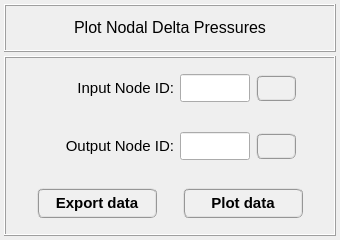
<?xml version="1.0" encoding="UTF-8"?>
<ui version="4.0">
 <class>Dialog</class>
 <widget class="QDialog" name="Dialog">
  <property name="windowModality">
   <enum>Qt::NonModal</enum>
  </property>
  <property name="geometry">
   <rect>
    <x>0</x>
    <y>0</y>
    <width>340</width>
    <height>240</height>
   </rect>
  </property>
  <property name="sizePolicy">
   <sizepolicy hsizetype="Fixed" vsizetype="Expanding">
    <horstretch>0</horstretch>
    <verstretch>0</verstretch>
   </sizepolicy>
  </property>
  <property name="minimumSize">
   <size>
    <width>340</width>
    <height>240</height>
   </size>
  </property>
  <property name="maximumSize">
   <size>
    <width>340</width>
    <height>240</height>
   </size>
  </property>
  <property name="contextMenuPolicy">
   <enum>Qt::DefaultContextMenu</enum>
  </property>
  <property name="windowTitle">
   <string>Plot nodal delta pressures</string>
  </property>
  <property name="whatsThis">
   <string/>
  </property>
  <layout class="QGridLayout" name="gridLayout_3">
   <property name="leftMargin">
    <number>4</number>
   </property>
   <property name="topMargin">
    <number>4</number>
   </property>
   <property name="rightMargin">
    <number>4</number>
   </property>
   <property name="bottomMargin">
    <number>4</number>
   </property>
   <property name="spacing">
    <number>4</number>
   </property>
   <item row="0" column="0">
    <widget class="QFrame" name="frame_title">
     <property name="minimumSize">
      <size>
       <width>320</width>
       <height>48</height>
      </size>
     </property>
     <property name="maximumSize">
      <size>
       <width>16777215</width>
       <height>48</height>
      </size>
     </property>
     <property name="frameShape">
      <enum>QFrame::Box</enum>
     </property>
     <property name="frameShadow">
      <enum>QFrame::Raised</enum>
     </property>
     <property name="lineWidth">
      <number>1</number>
     </property>
     <layout class="QGridLayout" name="gridLayout">
      <property name="leftMargin">
       <number>0</number>
      </property>
      <property name="topMargin">
       <number>0</number>
      </property>
      <property name="rightMargin">
       <number>0</number>
      </property>
      <property name="bottomMargin">
       <number>0</number>
      </property>
      <property name="spacing">
       <number>0</number>
      </property>
      <item row="0" column="0">
       <widget class="QLabel" name="Title">
        <property name="minimumSize">
         <size>
          <width>300</width>
          <height>30</height>
         </size>
        </property>
        <property name="maximumSize">
         <size>
          <width>410</width>
          <height>30</height>
         </size>
        </property>
        <property name="font">
         <font>
          <family>MS Shell Dlg 2</family>
          <pointsize>12</pointsize>
          <weight>50</weight>
          <italic>false</italic>
          <bold>false</bold>
         </font>
        </property>
        <property name="text">
         <string>&lt;html&gt;&lt;head/&gt;&lt;body&gt;&lt;p align=&quot;center&quot;&gt;Plot Nodal Delta Pressures&lt;/p&gt;&lt;/body&gt;&lt;/html&gt;</string>
        </property>
        <property name="textFormat">
         <enum>Qt::AutoText</enum>
        </property>
        <property name="alignment">
         <set>Qt::AlignCenter</set>
        </property>
       </widget>
      </item>
     </layout>
    </widget>
   </item>
   <item row="1" column="0">
    <widget class="QFrame" name="frame_main">
     <property name="minimumSize">
      <size>
       <width>320</width>
       <height>180</height>
      </size>
     </property>
     <property name="maximumSize">
      <size>
       <width>480</width>
       <height>360</height>
      </size>
     </property>
     <property name="frameShape">
      <enum>QFrame::Box</enum>
     </property>
     <property name="frameShadow">
      <enum>QFrame::Raised</enum>
     </property>
     <layout class="QGridLayout" name="gridLayout_7">
      <property name="leftMargin">
       <number>4</number>
      </property>
      <property name="topMargin">
       <number>4</number>
      </property>
      <property name="rightMargin">
       <number>4</number>
      </property>
      <property name="bottomMargin">
       <number>4</number>
      </property>
      <property name="spacing">
       <number>4</number>
      </property>
      <item row="2" column="0">
       <widget class="QFrame" name="frame_4">
        <property name="frameShape">
         <enum>QFrame::NoFrame</enum>
        </property>
        <property name="frameShadow">
         <enum>QFrame::Raised</enum>
        </property>
        <layout class="QGridLayout" name="gridLayout_6">
         <property name="leftMargin">
          <number>0</number>
         </property>
         <property name="topMargin">
          <number>0</number>
         </property>
         <property name="rightMargin">
          <number>0</number>
         </property>
         <property name="bottomMargin">
          <number>0</number>
         </property>
         <property name="spacing">
          <number>0</number>
         </property>
         <item row="0" column="1">
          <widget class="QPushButton" name="pushButton_call_data_exporter">
           <property name="minimumSize">
            <size>
             <width>120</width>
             <height>30</height>
            </size>
           </property>
           <property name="maximumSize">
            <size>
             <width>160</width>
             <height>30</height>
            </size>
           </property>
           <property name="font">
            <font>
             <family>MS Shell Dlg 2</family>
             <pointsize>11</pointsize>
             <weight>75</weight>
             <italic>false</italic>
             <bold>true</bold>
            </font>
           </property>
           <property name="styleSheet">
            <string notr="true">QPushButton{border-radius: 6px; border-color: rgb(150, 150, 150); border-style: ridge; border-width: 2px; color: rgb(0, 0, 0); background-color: rgb(240, 240, 240); font: 75 bold 11pt &quot;MS Shell Dlg 2&quot;}
QPushButton:hover{border-radius: 6px; border-color: rgb(0, 170, 255); border-style: ridge; border-width: 2px; color: rgb(0, 0, 0); background-color: rgba(174, 213, 255, 100); font: 75 bold 11pt &quot;MS Shell Dlg 2&quot;}
QPushButton:pressed{border-radius: 6px; border-color: rgb(0, 170, 255); border-style: ridge; border-width: 3px; color: rgb(0, 0, 0); background-color: rgb(174, 213, 255); font: 75 bold 11pt &quot;MS Shell Dlg 2&quot;}</string>
           </property>
           <property name="text">
            <string>Export data</string>
           </property>
           <property name="flat">
            <bool>false</bool>
           </property>
          </widget>
         </item>
         <item row="0" column="3">
          <widget class="QPushButton" name="pushButton_plot_frequency_response">
           <property name="minimumSize">
            <size>
             <width>120</width>
             <height>30</height>
            </size>
           </property>
           <property name="maximumSize">
            <size>
             <width>160</width>
             <height>30</height>
            </size>
           </property>
           <property name="font">
            <font>
             <family>MS Shell Dlg 2</family>
             <pointsize>11</pointsize>
             <weight>75</weight>
             <italic>false</italic>
             <bold>true</bold>
            </font>
           </property>
           <property name="styleSheet">
            <string notr="true">QPushButton{border-radius: 6px; border-color: rgb(150, 150, 150); border-style: ridge; border-width: 2px; color: rgb(0, 0, 0); background-color: rgb(240, 240, 240); font: 75 bold 11pt &quot;MS Shell Dlg 2&quot;}
QPushButton:hover{border-radius: 6px; border-color: rgb(0, 170, 255); border-style: ridge; border-width: 2px; color: rgb(0, 0, 0); background-color: rgba(174, 213, 255, 100); font: 75 bold 11pt &quot;MS Shell Dlg 2&quot;}
QPushButton:pressed{border-radius: 6px; border-color: rgb(0, 170, 255); border-style: ridge; border-width: 3px; color: rgb(0, 0, 0); background-color: rgb(174, 213, 255); font: 75 bold 11pt &quot;MS Shell Dlg 2&quot;}</string>
           </property>
           <property name="text">
            <string>Plot data</string>
           </property>
          </widget>
         </item>
         <item row="0" column="0">
          <widget class="QFrame" name="frame_8">
           <property name="frameShape">
            <enum>QFrame::NoFrame</enum>
           </property>
           <property name="frameShadow">
            <enum>QFrame::Raised</enum>
           </property>
          </widget>
         </item>
         <item row="0" column="2">
          <widget class="QFrame" name="frame_7">
           <property name="frameShape">
            <enum>QFrame::NoFrame</enum>
           </property>
           <property name="frameShadow">
            <enum>QFrame::Raised</enum>
           </property>
          </widget>
         </item>
         <item row="0" column="4">
          <widget class="QFrame" name="frame_13">
           <property name="frameShape">
            <enum>QFrame::NoFrame</enum>
           </property>
           <property name="frameShadow">
            <enum>QFrame::Raised</enum>
           </property>
          </widget>
         </item>
        </layout>
       </widget>
      </item>
      <item row="0" column="0">
       <widget class="QFrame" name="frame_2">
        <property name="frameShape">
         <enum>QFrame::NoFrame</enum>
        </property>
        <property name="frameShadow">
         <enum>QFrame::Raised</enum>
        </property>
        <layout class="QGridLayout" name="gridLayout_4">
         <property name="leftMargin">
          <number>4</number>
         </property>
         <property name="topMargin">
          <number>4</number>
         </property>
         <property name="rightMargin">
          <number>4</number>
         </property>
         <property name="bottomMargin">
          <number>4</number>
         </property>
         <property name="horizontalSpacing">
          <number>6</number>
         </property>
         <property name="verticalSpacing">
          <number>4</number>
         </property>
         <item row="0" column="3">
          <widget class="QPushButton" name="pushButton_flip_nodes_1">
           <property name="minimumSize">
            <size>
             <width>40</width>
             <height>26</height>
            </size>
           </property>
           <property name="maximumSize">
            <size>
             <width>40</width>
             <height>26</height>
            </size>
           </property>
           <property name="font">
            <font>
             <family>MS Shell Dlg 2</family>
             <pointsize>11</pointsize>
             <weight>75</weight>
             <italic>false</italic>
             <bold>true</bold>
            </font>
           </property>
           <property name="toolTip">
            <string>Press to flip nodes.</string>
           </property>
           <property name="styleSheet">
            <string notr="true">QPushButton{border-radius: 6px; border-color: rgb(150, 150, 150); border-style: ridge; border-width: 2px; color: rgb(0, 0, 0); background-color: rgb(240, 240, 240); font: 75 bold 11pt &quot;MS Shell Dlg 2&quot;}
QPushButton:hover{border-radius: 6px; border-color: rgb(0, 170, 255); border-style: ridge; border-width: 2px; color: rgb(0, 0, 0); background-color: rgba(174, 213, 255, 100); font: 75 bold 11pt &quot;MS Shell Dlg 2&quot;}
QPushButton:pressed{border-radius: 6px; border-color: rgb(0, 170, 255); border-style: ridge; border-width: 3px; color: rgb(0, 0, 0); background-color: rgb(174, 213, 255); font: 75 bold 11pt &quot;MS Shell Dlg 2&quot;}</string>
           </property>
           <property name="text">
            <string/>
           </property>
           <property name="iconSize">
            <size>
             <width>20</width>
             <height>20</height>
            </size>
           </property>
           <property name="flat">
            <bool>false</bool>
           </property>
          </widget>
         </item>
         <item row="0" column="1">
          <widget class="QLabel" name="Input_NodeID">
           <property name="minimumSize">
            <size>
             <width>130</width>
             <height>28</height>
            </size>
           </property>
           <property name="maximumSize">
            <size>
             <width>140</width>
             <height>28</height>
            </size>
           </property>
           <property name="font">
            <font>
             <family>MS Shell Dlg 2</family>
             <pointsize>11</pointsize>
             <weight>50</weight>
             <italic>false</italic>
             <bold>false</bold>
            </font>
           </property>
           <property name="text">
            <string>&lt;html&gt;&lt;head/&gt;&lt;body&gt;&lt;p align=&quot;right&quot;&gt;Input Node ID:&lt;/p&gt;&lt;/body&gt;&lt;/html&gt;</string>
           </property>
           <property name="alignment">
            <set>Qt::AlignCenter</set>
           </property>
          </widget>
         </item>
         <item row="0" column="2">
          <widget class="QLineEdit" name="lineEdit_input_node_id">
           <property name="minimumSize">
            <size>
             <width>70</width>
             <height>28</height>
            </size>
           </property>
           <property name="maximumSize">
            <size>
             <width>70</width>
             <height>28</height>
            </size>
           </property>
           <property name="font">
            <font>
             <family>Arial</family>
             <pointsize>11</pointsize>
             <weight>75</weight>
             <italic>true</italic>
             <bold>true</bold>
            </font>
           </property>
           <property name="layoutDirection">
            <enum>Qt::LeftToRight</enum>
           </property>
           <property name="styleSheet">
            <string notr="true"/>
           </property>
           <property name="alignment">
            <set>Qt::AlignCenter</set>
           </property>
          </widget>
         </item>
         <item row="0" column="0">
          <widget class="QFrame" name="frame_11">
           <property name="frameShape">
            <enum>QFrame::NoFrame</enum>
           </property>
           <property name="frameShadow">
            <enum>QFrame::Raised</enum>
           </property>
          </widget>
         </item>
         <item row="0" column="4">
          <widget class="QFrame" name="frame_12">
           <property name="frameShape">
            <enum>QFrame::NoFrame</enum>
           </property>
           <property name="frameShadow">
            <enum>QFrame::Raised</enum>
           </property>
          </widget>
         </item>
        </layout>
       </widget>
      </item>
      <item row="1" column="0">
       <widget class="QFrame" name="frame">
        <property name="frameShape">
         <enum>QFrame::NoFrame</enum>
        </property>
        <property name="frameShadow">
         <enum>QFrame::Raised</enum>
        </property>
        <layout class="QGridLayout" name="gridLayout_2">
         <property name="leftMargin">
          <number>4</number>
         </property>
         <property name="topMargin">
          <number>4</number>
         </property>
         <property name="rightMargin">
          <number>4</number>
         </property>
         <property name="bottomMargin">
          <number>4</number>
         </property>
         <property name="horizontalSpacing">
          <number>6</number>
         </property>
         <property name="verticalSpacing">
          <number>4</number>
         </property>
         <item row="0" column="2">
          <widget class="QLineEdit" name="lineEdit_output_node_id">
           <property name="minimumSize">
            <size>
             <width>70</width>
             <height>28</height>
            </size>
           </property>
           <property name="maximumSize">
            <size>
             <width>70</width>
             <height>28</height>
            </size>
           </property>
           <property name="font">
            <font>
             <family>Arial</family>
             <pointsize>11</pointsize>
             <weight>75</weight>
             <italic>true</italic>
             <bold>true</bold>
            </font>
           </property>
           <property name="layoutDirection">
            <enum>Qt::LeftToRight</enum>
           </property>
           <property name="styleSheet">
            <string notr="true"/>
           </property>
           <property name="alignment">
            <set>Qt::AlignCenter</set>
           </property>
          </widget>
         </item>
         <item row="0" column="1">
          <widget class="QLabel" name="Output_NodeID">
           <property name="minimumSize">
            <size>
             <width>130</width>
             <height>28</height>
            </size>
           </property>
           <property name="maximumSize">
            <size>
             <width>140</width>
             <height>28</height>
            </size>
           </property>
           <property name="font">
            <font>
             <family>MS Shell Dlg 2</family>
             <pointsize>11</pointsize>
             <weight>50</weight>
             <italic>false</italic>
             <bold>false</bold>
            </font>
           </property>
           <property name="text">
            <string>&lt;html&gt;&lt;head/&gt;&lt;body&gt;&lt;p align=&quot;right&quot;&gt;Output Node ID:&lt;/p&gt;&lt;/body&gt;&lt;/html&gt;</string>
           </property>
           <property name="alignment">
            <set>Qt::AlignCenter</set>
           </property>
          </widget>
         </item>
         <item row="0" column="3">
          <widget class="QPushButton" name="pushButton_flip_nodes_2">
           <property name="minimumSize">
            <size>
             <width>40</width>
             <height>26</height>
            </size>
           </property>
           <property name="maximumSize">
            <size>
             <width>40</width>
             <height>26</height>
            </size>
           </property>
           <property name="font">
            <font>
             <family>MS Shell Dlg 2</family>
             <pointsize>11</pointsize>
             <weight>75</weight>
             <italic>false</italic>
             <bold>true</bold>
            </font>
           </property>
           <property name="toolTip">
            <string>Press to flip nodes.</string>
           </property>
           <property name="styleSheet">
            <string notr="true">QPushButton{border-radius: 6px; border-color: rgb(150, 150, 150); border-style: ridge; border-width: 2px; color: rgb(0, 0, 0); background-color: rgb(240, 240, 240); font: 75 bold 11pt &quot;MS Shell Dlg 2&quot;}
QPushButton:hover{border-radius: 6px; border-color: rgb(0, 170, 255); border-style: ridge; border-width: 2px; color: rgb(0, 0, 0); background-color: rgba(174, 213, 255, 100); font: 75 bold 11pt &quot;MS Shell Dlg 2&quot;}
QPushButton:pressed{border-radius: 6px; border-color: rgb(0, 170, 255); border-style: ridge; border-width: 3px; color: rgb(0, 0, 0); background-color: rgb(174, 213, 255); font: 75 bold 11pt &quot;MS Shell Dlg 2&quot;}</string>
           </property>
           <property name="text">
            <string/>
           </property>
           <property name="iconSize">
            <size>
             <width>20</width>
             <height>20</height>
            </size>
           </property>
           <property name="flat">
            <bool>false</bool>
           </property>
          </widget>
         </item>
         <item row="0" column="4">
          <widget class="QFrame" name="frame_9">
           <property name="frameShape">
            <enum>QFrame::NoFrame</enum>
           </property>
           <property name="frameShadow">
            <enum>QFrame::Raised</enum>
           </property>
          </widget>
         </item>
         <item row="0" column="0">
          <widget class="QFrame" name="frame_10">
           <property name="frameShape">
            <enum>QFrame::NoFrame</enum>
           </property>
           <property name="frameShadow">
            <enum>QFrame::Raised</enum>
           </property>
          </widget>
         </item>
        </layout>
       </widget>
      </item>
     </layout>
    </widget>
   </item>
  </layout>
 </widget>
 <resources/>
 <connections/>
</ui>
